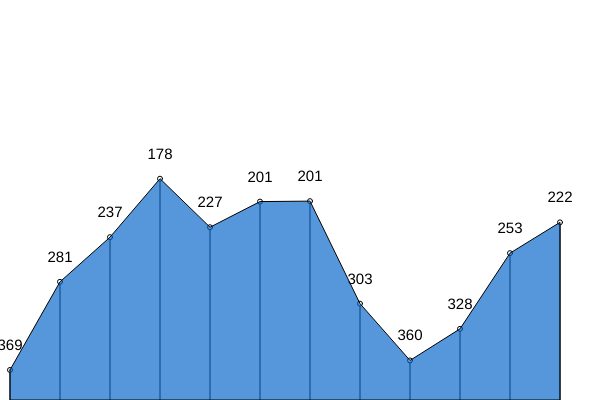
Frame 1 (no input)
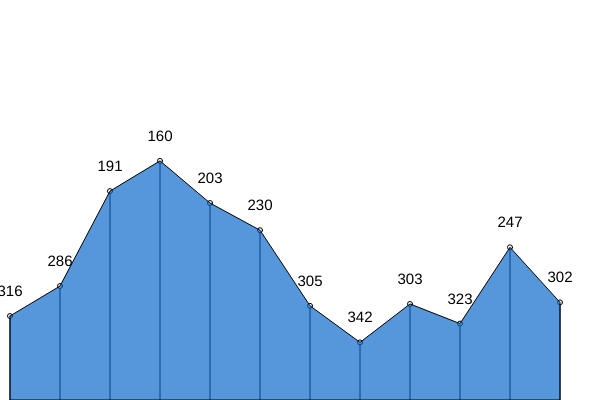
Frame 60 (no input)
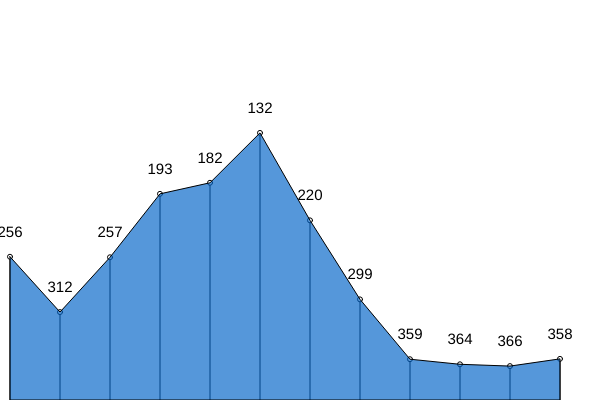
Frame 120 (the mouse pressed at the canvas centre since frame 60)

The p5.js sketch that drew these frames (run headless with seeded random() and noise() and a simulated clock; from frame 60 on, the mouse is pressed at the canvas centre):

// p5.js sketch
// ── sketch.js
/**
 *
 * Author  : Loizos Vasileiou (eeu905)
 * Module  : UXS-2071 (Scripted Media)
 * Email   : eeu905@bangor.ac.uk
 * Project : X071_09_Perlin Noise Chart
 *
 */

/* Variables Declaration */

//Declare Canvas Attributes
var canvasWidth = 600;
var canvasHeight = 400;

var xDistance = 0.0;
var yDistance = 0.0;

var maxWave = 550;
var minWave = 5;

var lastX;
var lastY;

function setup() {
  
  h1= createElement("h1","My Demo Chart", width / 2, 30);
  h1.id("title");
  
  /* Setup Canvas */
  canvas = createCanvas(canvasWidth, canvasHeight);
  canvas.id("canvas");
  
  //Change Color Mode
  //colorMode(HSB);
  
  //Set text Allignment to the CENTER
  textAlign(CENTER);
  
  frameRate(50); //Set Frame Rate to 50
}

function draw() {
  
  //Set Background Color
  background(255);

  //Set Size of the Text
  textSize(15);
  
  push();
  
  //Move 10 pixels
  translate(10, 0);
  
  beginShape(); //Start adding shapes in the Canvas
  
  //Reset values
  xDistance = 0;
  lastX = 0;
  
  //For Loop
  for (var x = 0; x <= width - 5; x += 50){
    var y = map(noise(xDistance, yDistance), 0, 1, minWave, maxWave);
    
    //Draw the line
    line(x, y, x,height);
   
    //Draw final dot
    ellipse(x, y, 5, 5);
    
    //Draw Text Above line
    text(int(y), x, y - 20);

    //Draw the Vertex of the connected lines
    vertex(x,y);
    
    //Add to the x Distance
    xDistance += 0.25;
    
    //Set the last X,Y in variables to use them later
    lastX = x; 
    lastY = y;
  }
  
  yDistance += 0.01; //Add to the distance every frame
  
  //Set graph posible location
  vertex(lastX, height); 
  vertex(0, height); 
  
  //Add light blue color
  fill(0, 100, 200, 170);
  
  //Close Shapes
  endShape(CLOSE);
  
  pop();
}
// ── style.css
html, body {
  margin: 0;
  padding: 0;
}

#title{
	font-size: 50px;
  text-align: center;
  color: green;
}

#canvas{
	
  margin-left: 120px;

}
